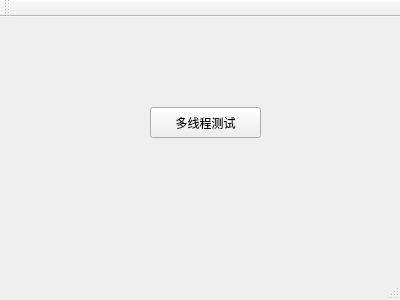
<?xml version="1.0" encoding="UTF-8"?>
<ui version="4.0">
 <class>MainWindow</class>
 <widget class="QMainWindow" name="MainWindow">
  <property name="geometry">
   <rect>
    <x>0</x>
    <y>0</y>
    <width>400</width>
    <height>300</height>
   </rect>
  </property>
  <property name="windowTitle">
   <string>MainWindow</string>
  </property>
  <widget class="QWidget" name="centralWidget">
   <widget class="QPushButton" name="pushButtonDoWork">
    <property name="geometry">
     <rect>
      <x>150</x>
      <y>90</y>
      <width>111</width>
      <height>31</height>
     </rect>
    </property>
    <property name="text">
     <string>多线程测试</string>
    </property>
   </widget>
  </widget>
  <widget class="QMenuBar" name="menuBar">
   <property name="geometry">
    <rect>
     <x>0</x>
     <y>0</y>
     <width>400</width>
     <height>25</height>
    </rect>
   </property>
  </widget>
  <widget class="QToolBar" name="mainToolBar">
   <attribute name="toolBarArea">
    <enum>TopToolBarArea</enum>
   </attribute>
   <attribute name="toolBarBreak">
    <bool>false</bool>
   </attribute>
  </widget>
  <widget class="QStatusBar" name="statusBar"/>
 </widget>
 <layoutdefault spacing="6" margin="11"/>
 <resources/>
 <connections/>
</ui>
